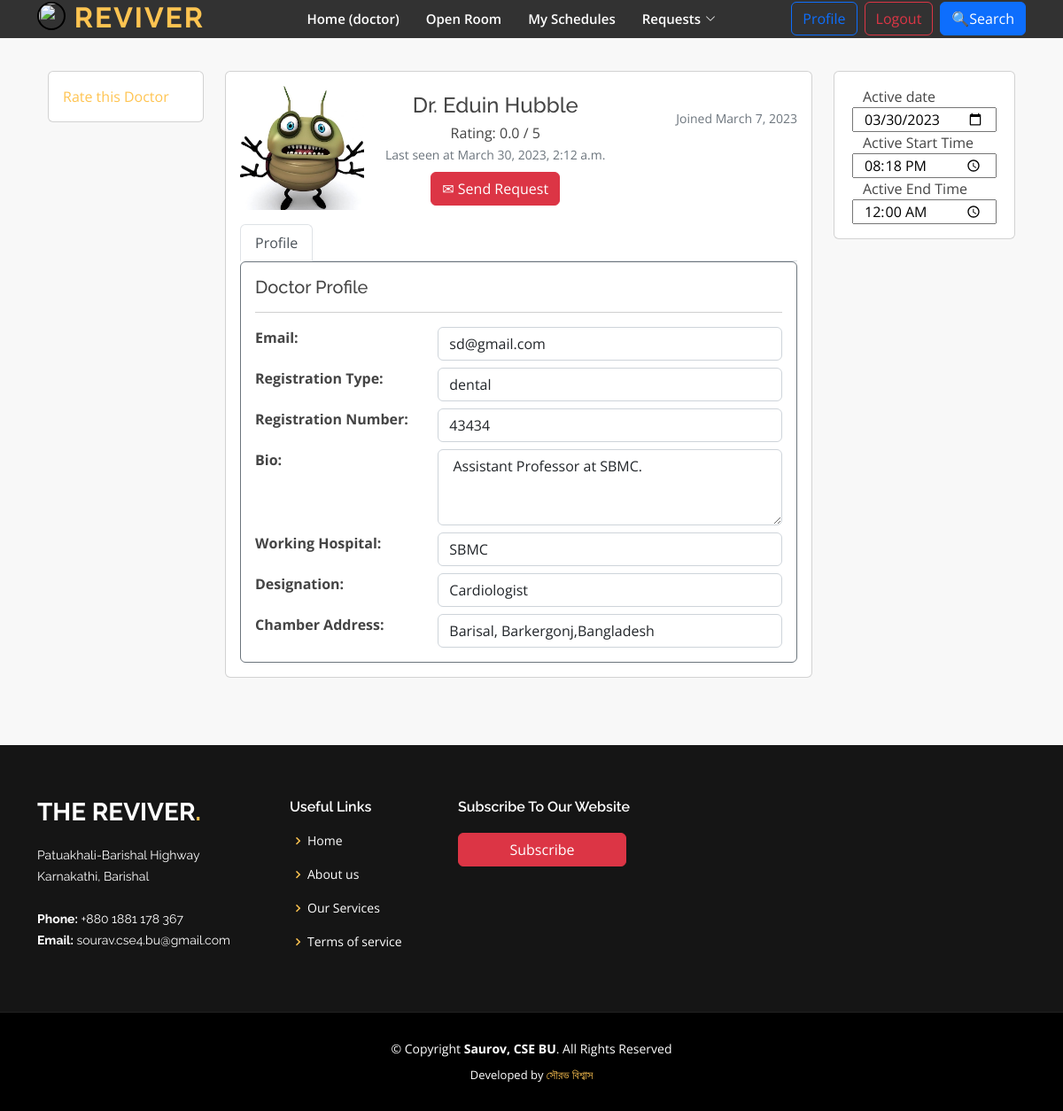
Screenshot of /user/doctor_detail/4/ (signed in) with the database file from the repository.
### doctor/models.py (models this page shows, shortened)
class Doctordata(models.Model):
    gender_choice = (
            ('female', 'Female'),
            ('male', 'Male'),
            ('other', 'Other'),
        )
    regt = (
            ('medical', 'Medical'),
            ('dental', 'Dental'),
        )
    latenight = (
            ('yes', 'Yes'),
            ('no', 'No'),
        )
    user_profile = models.ForeignKey(UserProfile, on_delete=models.CASCADE, related_name='doctor_data', default = None)
    name = models.CharField(max_length = 200, null = True, blank = True)
    doctoremail = models.EmailField(max_length = 200, null = True, blank = True)
    regtype = models.CharField(max_length=30, blank=True, null=True, choices=regt)
    regnum = models.CharField(max_length = 30, unique = True, null = True, blank = True)
    NID = models.CharField(max_length = 20, unique = True, null = True, blank = True)
    image = models.ImageField(upload_to="images/",  blank=True, null = True)
    gender = models.CharField(max_length=30, blank=True, null=True, choices=gender_choice)
    dob  = models.DateField(null = True, blank = True)
    bio = models.TextField(null = True, blank = True)
    degrees = models.CharField(max_length = 200, null = True, blank = True)
    working_hospital = models.CharField(max_length = 200, null = True, blank = True)
    designation = models.CharField(max_length = 200, blank = True, null = True)
    latenightstatus = models.CharField(max_length=30, blank=True, null=True, choices=latenight)
    chamberaddress = models.CharField(max_length = 200, null = True, blank = True)
    oldpassword = models.CharField(max_length=128, null = True, blank = True)
    newpassword = models.CharField(max_length=18, null = True, blank = True)
    confirmpassword = models.CharField(max_length=18, null = True, blank = True)
    active_time_start = models.TimeField(null = True, blank = True)
    active_time_end = models.TimeField(null = True, blank = True)
    active_day = models.DateField(blank = True, null = True)
    visits = models.IntegerField(blank = True, null = True)
    rating = models.FloatField(default=0.0, blank = True, null = True)
    ratingcount = models.IntegerField(default=0, blank = True, null= True)
    def image_tag(self):
        if self.image:
            return mark_safe('<img src="{}" height="70" width="60" />'.format(self.image.url))
    image_tag.short_description = 'Image'

### user/models.py (models this page shows, shortened)
class UserProfile(models.Model):
    user = models.OneToOneField(User, on_delete=models.CASCADE)
    phone_number = PhoneNumberField(unique=True, region='BD')
    otp = models.CharField(max_length=6, null=True, blank=True)
    role = models.CharField(max_length=50)
    otp_verified = models.BooleanField(default= False)
    join_date = models.DateField(blank = True, null = True)
    last_seen = models.DateTimeField(blank=True, null=True)
    is_sub = models.BooleanField(default=False)
    USERNAME_FIELD = 'phone_number'
    objects = UserProfileManager()

### user/views.py (the view, shortened to what this page needs)
# urls.py: path('doctor_detail/<int:doctor_id>/', views.doctor_detail, name='doctor_detail'),
def doctor_detail(request, doctor_id):
    if request.user.is_authenticated != True or request.user == None:
        messages.error(request, 'You need to be logged in for visiting this page')
        return redirect('signin')
    sender_user = request.user
    sender_user_profile = UserProfile.objects.get(user = sender_user)
    if sender_user_profile.role == "Doctor" or sender_user_profile.role == 'doctor':
        messages.error(request, "Doctors can't send requests to doctors.")
        return redirect('userhome')
    if sender_user_profile is not None:
        sender_user_profile.last_seen = timezone.now()
        sender_user_profile.save()
    doctordata = Doctordata.objects.get(id = doctor_id)
    doctor_user_profile = doctordata.user_profile
    context = {}
    context['sender_user_profile'] = sender_user_profile
    context['data'] = doctordata
    context['user_profile'] = doctordata.user_profile
    form = request_form.Emgreqform()
    patientobj = Patient.objects.filter(user_profile = sender_user_profile)
    context['patientobj'] = patientobj
    context['form'] = form
    current_time = timezone.now()
    dhaka = pytz_timezone('Asia/Dhaka')
    current_time_dhaka = current_time.astimezone(dhaka)
    context['time_zone'] = current_time_dhaka
    print (current_time_dhaka.date())
    return render(request, 'signin/viewprofile.html', context)

### request/forms.py
class Emgreqform(forms.ModelForm):
    class Meta:
        model = Emgergency
        exclude = ['user_profile', 'doctor_profile', 'patient_profile', 'reqdatetime']

### templates/signin/viewprofile.html (shortened to what this page needs)
{% extends 'user/base.html' %}
{% block addhead %}
<link href="https://maxcdn.bootstrapcdn.com/font-awesome/4.3.0/css/font-awesome.min.css" rel="stylesheet">
{% endblock %}
{% block body %}
<div class="container">
  <div class="row flex-lg-nowrap">
    <div class="col-12 col-lg-auto mb-3" style="width: 200px;">
      <div class="card p-3">
        <div class="e-navlist e-navlist--active-bg">
          <a href="{% url 'rating' id=data.id %}"> Rate this Doctor </a>
        </div>
      </div>
    </div>
    <div class="col">
      <div class="row">
        <div class="col mb-3">
          <div class="card">
            <div class="card-body">
              <div class="e-profile">
                <div class="row">
                  <div class="col-12 col-sm-auto mb-3">
                    <div class="mx-auto" style="width: 140px;">
                      <div class="d-flex justify-content-center align-items-center rounded"
                        style="height: 140px; background-color: rgb(233, 236, 239);">
                        <span style="color: rgb(166, 168, 170); font: bold 8pt Arial;"><img src="{{ data.image.url }}"
                            width="140px" height="140px"></span>
                      </div>
                    </div>
                  </div>
                  <div class="col d-flex flex-column flex-sm-row justify-content-between mb-3">
                    <div class="text-center text-sm-left mb-2 mb-sm-0">
                      <h4 class="pt-sm-2 pb-1 mb-0 text-nowrap">{{ data.name }}</h4>
                      <p class="mb-0">Rating: {{ data.rating|floatformat:1 }} / 5</p>
                      <div class="text-muted"><small> Last seen at {{ user_profile.last_seen }} </small></div>
                      <div class="mt-2">
                        <button class="btn btn-danger" type="button" data-bs-toggle="modal"
                          data-bs-target="#request-modal">
                          &#x2709;
                          <span>Send Request</span>
                        </button>
                      </div>
                    </div>
                    <div class="text-center text-sm-right">
                      <span class="badge badge-secondary">administrator</span>
                      <div class="text-muted"><small>Joined {{ user_profile.join_date }}</small></div>
                    </div>
                  </div>
                </div>
                <ul class="nav nav-tabs">
                  <li class="nav-item"><a href="" class="active nav-link">Profile</a></li>
                </ul>
                <div class="card border-secondary">
                  <div class="card-body">
                    <h5 class="card-title">Doctor Profile</h5>
                    <hr>
                    <div class="row mt-2">
                      <div class="col-md-4"><strong>Email:</strong></div>
                      <div class="col-md-8"><span id="doc-email" class="form-control">{{ data.doctoremail }}</span>
                      </div>
                    </div>
                    <div class="row mt-2">
                      <div class="col-md-4"><strong>Registration Type:</strong></div>
                      <div class="col-md-8"><span id="reg-type" class="form-control">{{ data.regtype }}</span></div>
                    </div>
                    <div class="row mt-2">
                      <div class="col-md-4"><strong>Registration Number:</strong></div>
                      <div class="col-md-8"><span id="reg-num" class="form-control"> {{ data.regnum }}</span></div>
                    </div>
                    <div class="row mt-2">
                      <div class="col-md-4"><strong>Bio:</strong></div>
                      <div class="col-md-8"><textarea id="bio" class="form-control" rows="3"> {{ data.bio }}</textarea>
                      </div>
                    </div>
                    <div class="row mt-2">
                      <div class="col-md-4"><strong>Working Hospital:</strong></div>
                      <div class="col-md-8"><span id="hospital" class="form-control">{{ data.working_hospital }}</span>
                      </div>
                    </div>
                    <div class="row mt-2">
                      <div class="col-md-4"><strong>Designation:</strong></div>
                      <div class="col-md-8"><span id="designation" class="form-control">{{ data.designation }}</span>
                      </div>
                    </div>
                    <div class="row mt-2">
                      <div class="col-md-4"><strong>Chamber Address:</strong></div>
                      <div class="col-md-8"><span id="chamber-address" class="form-control"> {{ data.chamberaddress }}</span></div>
                    </div>
                  </div>
                </div>
              </div>
            </div>
          </div>
        </div>
        <div class="col-12 col-md-3 mb-3">
          <div class="card mb-3">
            <div class="card-body">
              <div class="px-xl-3">
                <div class="row" id="activestatdoc"><label>Active date</label></div>
                <div class="row"><input type='date' name='active_day' placeholder="{{ data.active_day }}"
                    value="{{ data.active_day|date:'Y-m-d' }}"></div>
                <div class="row"><label>Active Start Time</label></div>
                <div class="row"><input type='time' name='active_time_start' placeholder="{{ data.active_time_start }}"
                    value="{{ data.active_time_start|time:'H:i' }}"></div>
                <div class="row"><label>Active End Time</label></div>
                <div class="row"><input type='time' name='active_time_end' placeholder="{{ data.active_time_end }}"
                    value="{{ data.active_time_end|time:'H:i' }}"></div>
              </div>
            </div>
          </div>
        </div>
      </div>
    </div>
  </div>
  {% endblock %}

### static/assets/css/style.css (style rules this page uses)
body { font-family: "Open Sans", sans-serif; color: #444444; }
a { color: #ffc451; text-decoration: none; }
h1, h2, h3, h4, h5, h6 { font-family: "Raleway", sans-serif; }

### templates/signin/viewprofile.html (style rules this page uses)
body { margin-top: 20px; background: #f8f8f8 }

### rows the page displays
Doctordata: image (picture), name "Dr. Eduin Hubble", rating "0.0", doctoremail "sd@gmail.com", regtype "dental", regnum "43434", bio "Assistant Professor at SBMC.", working_hospital "SBMC", designation "Cardiologist", chamberaddress "Barisal, Barkergonj,Bangladesh", active_day "03/30/2023", active_time_start "20:18", active_time_end "00:00"
UserProfile: last_seen "March 30, 2023, 2:12 a.m.", join_date "March 7, 2023"
